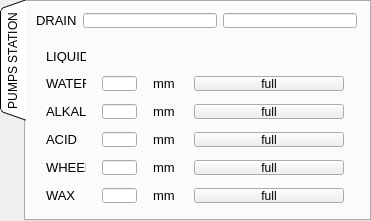
   <widget class="QTabWidget" name="tab_pumps_station">
    <property name="geometry">
     <rect>
      <x>10</x>
      <y>370</y>
      <width>371</width>
      <height>221</height>
     </rect>
    </property>
    <property name="tabPosition">
     <enum>QTabWidget::West</enum>
    </property>
    <property name="tabShape">
     <enum>QTabWidget::Triangular</enum>
    </property>
    <property name="currentIndex">
     <number>0</number>
    </property>
    <property name="elideMode">
     <enum>Qt::ElideLeft</enum>
    </property>
    <widget class="QWidget" name="device_3">
     <attribute name="title">
      <string>PUMPS STATION</string>
     </attribute>
     <widget class="QWidget" name="gridLayoutWidget">
      <property name="geometry">
       <rect>
        <x>10</x>
        <y>10</y>
        <width>321</width>
        <height>17</height>
       </rect>
      </property>
      <layout class="QGridLayout" name="gridLayout">
       <item row="0" column="1">
        <widget class="QLineEdit" name="ui_drain_data1">
         <property name="maximumSize">
          <size>
           <width>16777215</width>
           <height>15</height>
          </size>
         </property>
         <property name="font">
          <font>
           <pointsize>9</pointsize>
          </font>
         </property>
        </widget>
       </item>
       <item row="0" column="0">
        <widget class="QLabel" name="DRAIN">
         <property name="minimumSize">
          <size>
           <width>0</width>
           <height>14</height>
          </size>
         </property>
         <property name="maximumSize">
          <size>
           <width>16777215</width>
           <height>14</height>
          </size>
         </property>
         <property name="font">
          <font>
           <pointsize>10</pointsize>
           <weight>50</weight>
           <bold>false</bold>
          </font>
         </property>
         <property name="text">
          <string>DRAIN</string>
         </property>
         <property name="alignment">
          <set>Qt::AlignLeading|Qt::AlignLeft|Qt::AlignVCenter</set>
         </property>
        </widget>
       </item>
       <item row="0" column="2">
        <widget class="QLineEdit" name="ui_drain_data2">
         <property name="maximumSize">
          <size>
           <width>16777215</width>
           <height>15</height>
          </size>
         </property>
         <property name="font">
          <font>
           <pointsize>9</pointsize>
          </font>
         </property>
        </widget>
       </item>
      </layout>
     </widget>
     <widget class="QWidget" name="gridLayoutWidget_3">
      <property name="geometry">
       <rect>
        <x>10</x>
        <y>40</y>
        <width>321</width>
        <height>173</height>
       </rect>
      </property>
      <layout class="QGridLayout" name="gridLayout_3">
       <item row="4" column="1">
        <widget class="QLineEdit" name="ui_wheel_data">
         <property name="maximumSize">
          <size>
           <width>35</width>
           <height>15</height>
          </size>
         </property>
         <property name="font">
          <font>
           <pointsize>9</pointsize>
          </font>
         </property>
        </widget>
       </item>
       <item row="2" column="2">
        <widget class="QLabel" name="DRAIN_6">
         <property name="minimumSize">
          <size>
           <width>0</width>
           <height>14</height>
          </size>
         </property>
         <property name="maximumSize">
          <size>
           <width>25</width>
           <height>14</height>
          </size>
         </property>
         <property name="font">
          <font>
           <pointsize>10</pointsize>
           <weight>50</weight>
           <bold>false</bold>
          </font>
         </property>
         <property name="text">
          <string>mm</string>
         </property>
         <property name="alignment">
          <set>Qt::AlignLeading|Qt::AlignLeft|Qt::AlignVCenter</set>
         </property>
        </widget>
       </item>
       <item row="4" column="2">
        <widget class="QLabel" name="DRAIN_10">
         <property name="minimumSize">
          <size>
           <width>0</width>
           <height>14</height>
          </size>
         </property>
         <property name="maximumSize">
          <size>
           <width>25</width>
           <height>14</height>
          </size>
         </property>
         <property name="font">
          <font>
           <pointsize>10</pointsize>
           <weight>50</weight>
           <bold>false</bold>
          </font>
         </property>
         <property name="text">
          <string>mm</string>
         </property>
         <property name="alignment">
          <set>Qt::AlignLeading|Qt::AlignLeft|Qt::AlignVCenter</set>
         </property>
        </widget>
       </item>
       <item row="3" column="1">
        <widget class="QLineEdit" name="ui_acid_data">
         <property name="maximumSize">
          <size>
           <width>35</width>
           <height>15</height>
          </size>
         </property>
         <property name="font">
          <font>
           <pointsize>9</pointsize>
          </font>
         </property>
        </widget>
       </item>
       <item row="2" column="1">
        <widget class="QLineEdit" name="ui_alkali_data">
         <property name="maximumSize">
          <size>
           <width>35</width>
           <height>15</height>
          </size>
         </property>
         <property name="font">
          <font>
           <pointsize>9</pointsize>
          </font>
         </property>
        </widget>
       </item>
       <item row="1" column="2">
        <widget class="QLabel" name="DRAIN_4">
         <property name="minimumSize">
          <size>
           <width>0</width>
           <height>14</height>
          </size>
         </property>
         <property name="maximumSize">
          <size>
           <width>25</width>
           <height>14</height>
          </size>
         </property>
         <property name="font">
          <font>
           <pointsize>10</pointsize>
           <weight>50</weight>
           <bold>false</bold>
          </font>
         </property>
         <property name="text">
          <string>mm</string>
         </property>
         <property name="alignment">
          <set>Qt::AlignLeading|Qt::AlignLeft|Qt::AlignVCenter</set>
         </property>
        </widget>
       </item>
       <item row="3" column="2">
        <widget class="QLabel" name="DRAIN_8">
         <property name="minimumSize">
          <size>
           <width>0</width>
           <height>14</height>
          </size>
         </property>
         <property name="maximumSize">
          <size>
           <width>25</width>
           <height>14</height>
          </size>
         </property>
         <property name="font">
          <font>
           <pointsize>10</pointsize>
           <weight>50</weight>
           <bold>false</bold>
          </font>
         </property>
         <property name="text">
          <string>mm</string>
         </property>
         <property name="alignment">
          <set>Qt::AlignLeading|Qt::AlignLeft|Qt::AlignVCenter</set>
         </property>
        </widget>
       </item>
       <item row="0" column="0">
        <widget class="QLabel" name="label_chem">
         <property name="minimumSize">
          <size>
           <width>0</width>
           <height>14</height>
          </size>
         </property>
         <property name="maximumSize">
          <size>
           <width>40</width>
           <height>14</height>
          </size>
         </property>
         <property name="font">
          <font>
           <pointsize>10</pointsize>
           <weight>50</weight>
           <bold>false</bold>
          </font>
         </property>
         <property name="text">
          <string>LIQUID</string>
         </property>
         <property name="alignment">
          <set>Qt::AlignLeading|Qt::AlignLeft|Qt::AlignVCenter</set>
         </property>
        </widget>
       </item>
       <item row="5" column="1">
        <widget class="QLineEdit" name="ui_wax_data">
         <property name="maximumSize">
          <size>
           <width>35</width>
           <height>15</height>
          </size>
         </property>
         <property name="font">
          <font>
           <pointsize>9</pointsize>
          </font>
         </property>
        </widget>
       </item>
       <item row="4" column="0">
        <widget class="QLabel" name="label_wheel_data">
         <property name="minimumSize">
          <size>
           <width>0</width>
           <height>14</height>
          </size>
         </property>
         <property name="maximumSize">
          <size>
           <width>40</width>
           <height>14</height>
          </size>
         </property>
         <property name="font">
          <font>
           <pointsize>10</pointsize>
           <weight>50</weight>
           <bold>false</bold>
          </font>
         </property>
         <property name="text">
          <string>WHEEL</string>
         </property>
         <property name="alignment">
          <set>Qt::AlignLeading|Qt::AlignLeft|Qt::AlignVCenter</set>
         </property>
        </widget>
       </item>
       <item row="5" column="0">
        <widget class="QLabel" name="label_wax_data">
         <property name="minimumSize">
          <size>
           <width>0</width>
           <height>14</height>
          </size>
         </property>
         <property name="maximumSize">
          <size>
           <width>40</width>
           <height>14</height>
          </size>
         </property>
         <property name="font">
          <font>
           <pointsize>10</pointsize>
           <weight>50</weight>
           <bold>false</bold>
          </font>
         </property>
         <property name="text">
          <string>WAX</string>
         </property>
         <property name="alignment">
          <set>Qt::AlignLeading|Qt::AlignLeft|Qt::AlignVCenter</set>
         </property>
        </widget>
       </item>
       <item row="3" column="0">
        <widget class="QLabel" name="label_acid_data">
         <property name="minimumSize">
          <size>
           <width>0</width>
           <height>14</height>
          </size>
         </property>
         <property name="maximumSize">
          <size>
           <width>40</width>
           <height>14</height>
          </size>
         </property>
         <property name="font">
          <font>
           <pointsize>10</pointsize>
           <weight>50</weight>
           <bold>false</bold>
          </font>
         </property>
         <property name="text">
          <string>ACID</string>
         </property>
         <property name="alignment">
          <set>Qt::AlignLeading|Qt::AlignLeft|Qt::AlignVCenter</set>
         </property>
        </widget>
       </item>
       <item row="1" column="0">
        <widget class="QLabel" name="label_water_data">
         <property name="minimumSize">
          <size>
           <width>0</width>
           <height>14</height>
          </size>
         </property>
         <property name="maximumSize">
          <size>
           <width>40</width>
           <height>14</height>
          </size>
         </property>
         <property name="font">
          <font>
           <pointsize>10</pointsize>
           <weight>50</weight>
           <bold>false</bold>
          </font>
         </property>
         <property name="text">
          <string>WATER</string>
         </property>
         <property name="alignment">
          <set>Qt::AlignLeading|Qt::AlignLeft|Qt::AlignVCenter</set>
         </property>
        </widget>
       </item>
       <item row="2" column="0">
        <widget class="QLabel" name="label_alkali_data">
         <property name="minimumSize">
          <size>
           <width>0</width>
           <height>14</height>
          </size>
         </property>
         <property name="maximumSize">
          <size>
           <width>40</width>
           <height>14</height>
          </size>
         </property>
         <property name="font">
          <font>
           <pointsize>10</pointsize>
           <weight>50</weight>
           <bold>false</bold>
          </font>
         </property>
         <property name="text">
          <string>ALKALI</string>
         </property>
         <property name="alignment">
          <set>Qt::AlignLeading|Qt::AlignLeft|Qt::AlignVCenter</set>
         </property>
        </widget>
       </item>
       <item row="1" column="1">
        <widget class="QLineEdit" name="ui_water_data">
         <property name="maximumSize">
          <size>
           <width>35</width>
           <height>15</height>
          </size>
         </property>
         <property name="font">
          <font>
           <pointsize>9</pointsize>
          </font>
         </property>
        </widget>
       </item>
       <item row="5" column="2">
        <widget class="QLabel" name="DRAIN_12">
         <property name="minimumSize">
          <size>
           <width>0</width>
           <height>14</height>
          </size>
         </property>
         <property name="maximumSize">
          <size>
           <width>25</width>
           <height>14</height>
          </size>
         </property>
         <property name="font">
          <font>
           <pointsize>10</pointsize>
           <weight>50</weight>
           <bold>false</bold>
          </font>
         </property>
         <property name="text">
          <string>mm</string>
         </property>
         <property name="alignment">
          <set>Qt::AlignLeading|Qt::AlignLeft|Qt::AlignVCenter</set>
         </property>
        </widget>
       </item>
       <item row="1" column="3">
        <widget class="QToolButton" name="led_water">
         <property name="maximumSize">
          <size>
           <width>150</width>
           <height>15</height>
          </size>
         </property>
         <property name="font">
          <font>
           <pointsize>9</pointsize>
          </font>
         </property>
         <property name="text">
          <string>full</string>
         </property>
        </widget>
       </item>
       <item row="2" column="3">
        <widget class="QToolButton" name="led_alkali">
         <property name="maximumSize">
          <size>
           <width>150</width>
           <height>15</height>
          </size>
         </property>
         <property name="font">
          <font>
           <pointsize>9</pointsize>
          </font>
         </property>
         <property name="text">
          <string>full</string>
         </property>
        </widget>
       </item>
       <item row="3" column="3">
        <widget class="QToolButton" name="led_acid">
         <property name="maximumSize">
          <size>
           <width>150</width>
           <height>15</height>
          </size>
         </property>
         <property name="font">
          <font>
           <pointsize>9</pointsize>
          </font>
         </property>
         <property name="text">
          <string>full</string>
         </property>
        </widget>
       </item>
       <item row="4" column="3">
        <widget class="QToolButton" name="led_wheel">
         <property name="maximumSize">
          <size>
           <width>150</width>
           <height>15</height>
          </size>
         </property>
         <property name="font">
          <font>
           <pointsize>9</pointsize>
          </font>
         </property>
         <property name="text">
          <string>full</string>
         </property>
        </widget>
       </item>
       <item row="5" column="3">
        <widget class="QToolButton" name="led_wax">
         <property name="maximumSize">
          <size>
           <width>150</width>
           <height>15</height>
          </size>
         </property>
         <property name="font">
          <font>
           <pointsize>9</pointsize>
          </font>
         </property>
         <property name="text">
          <string>full</string>
         </property>
        </widget>
       </item>
      </layout>
     </widget>
    </widget>
   </widget>
